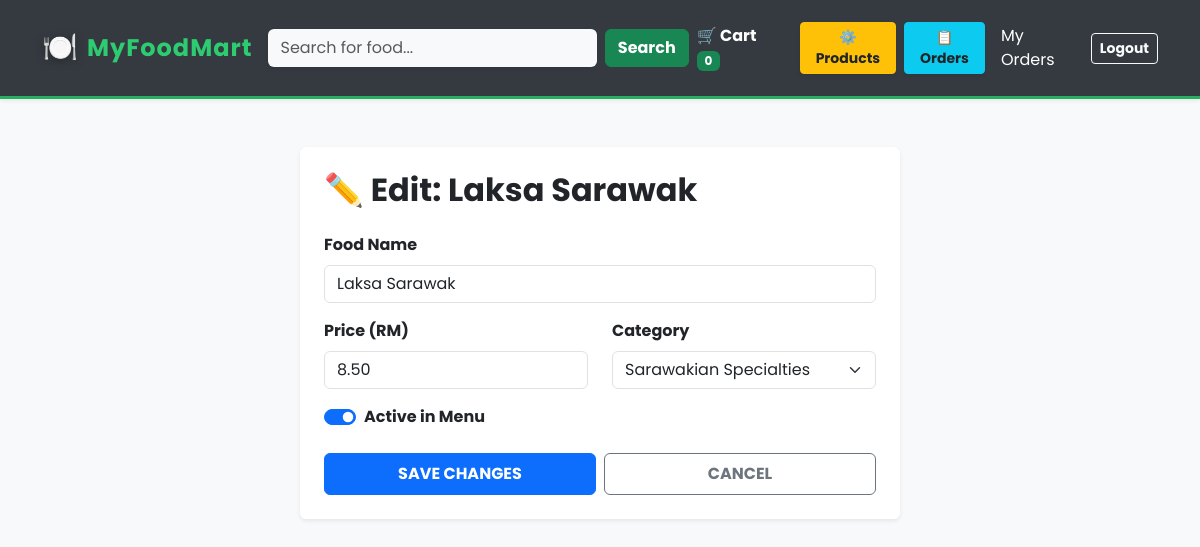
The app's page /edit_product.php?id=1 (signed in) with its own data.
### tables this page shows
CREATE TABLE `products` (
  `product_id` int(11) NOT NULL,
  `category_id` int(11) DEFAULT NULL,
  `name` varchar(255) NOT NULL,
  `description` text DEFAULT NULL,
  `price` decimal(10,2) NOT NULL,
  `image_url` varchar(255) DEFAULT NULL,
  `stock_quantity` int(11) DEFAULT 0,
  `is_active` tinyint(1) DEFAULT 1,
  `created_at` datetime DEFAULT current_timestamp()
);

CREATE TABLE `categories` (
  `category_id` int(11) NOT NULL,
  `name` varchar(255) NOT NULL,
  `description` text DEFAULT NULL,
  `created_at` datetime DEFAULT current_timestamp()
);

### edit_product.php (the view, shortened to what this page needs)
<?php
include 'db_connect.php';
$id = mysqli_real_escape_string($conn, $_GET['id']);
$product = mysqli_fetch_assoc(mysqli_query($conn, "SELECT * FROM products WHERE product_id = '$id'"));
$categories = mysqli_query($conn, "SELECT * FROM categories");
?>
<!DOCTYPE html>
<html lang="en">
<head>
    <link href="https://cdn.jsdelivr.net/npm/bootstrap@5.3.0/dist/css/bootstrap.min.css" rel="stylesheet">
</head>
<body class="bg-light">
    <?php include 'header.php'; ?>
    <div class="container mt-5">
        <div class="card p-4 mx-auto shadow-sm border-0" style="max-width: 600px; border-top: 5px solid #0d6efd;">
            <h2 class="fw-bold mb-4">✏️ Edit: <?php echo $product['name']; ?></h2>
            <form method="POST">
                <div class="mb-3">
                    <label class="form-label fw-bold">Food Name</label>
                    <input type="text" name="name" class="form-control" value="<?php echo $product['name']; ?>" required>
                </div>
                <div class="row">
                    <div class="col-md-6 mb-3">
                        <label class="form-label fw-bold">Price (RM)</label>
                        <input type="number" step="0.01" name="price" class="form-control" value="<?php echo $product['price']; ?>" required>
                    </div>
                    <div class="col-md-6 mb-3">
                        <label class="form-label fw-bold">Category</label>
                        <select name="category_id" class="form-select">
                            <?php while($cat = mysqli_fetch_assoc($categories)): ?>
                                <option value="<?php echo $cat['category_id']; ?>" <?php echo ($cat['category_id'] == $product['category_id']) ? 'selected' : ''; ?>>
                                    <?php echo $cat['name']; ?>
                                </option>
                            <?php endwhile; ?>
                        </select>
                    </div>
                </div>
                <div class="form-check form-switch mb-4">
                    <input class="form-check-input" type="checkbox" name="is_active" <?php echo $product['is_active'] ? 'checked' : ''; ?>>
                    <label class="form-check-label fw-bold">Active in Menu</label>
                </div>
                <div class="d-flex gap-2">
                    <button type="submit" class="btn btn-primary w-100 fw-bold py-2">SAVE CHANGES</button>
                    <a href="admin_dashboard.php" class="btn btn-outline-secondary w-100 fw-bold py-2">CANCEL</a>
                </div>
            </form>
        </div>
    </div>
</body>
</html>

### header.php (style rules this page uses)
body { font-family: 'Poppins', sans-serif; background-color: #f8f9fa; }

### records on screen
products: name "Laksa Sarawak", price "8.50", category_id "Sarawakian Specialties", is_active "☑"
